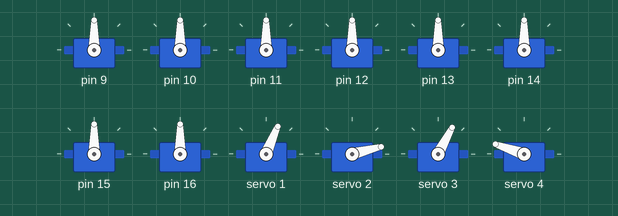
The sketch below on a simulated Arduino Uno, built for the host (arithmetic inside an expression is 32-bit, double 64-bit). Parts: 12 × servo. What the sketch prints to the serial monitor is not drawn.

Above: at 0.1 s.
At 0.6 s:
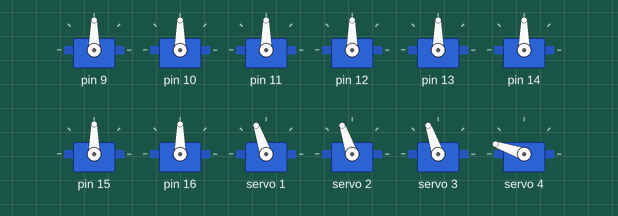
At 29.2 s:
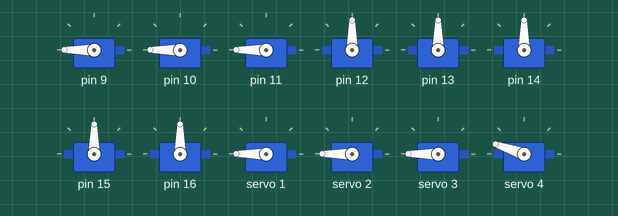
Timing chart, 0 to 30.7 s (numbered marks = the images above):
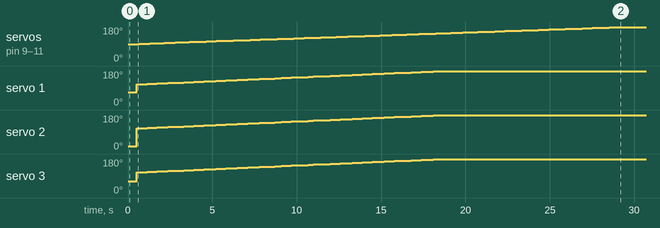

The sketch:

Together_Mk1.ino
```cpp
//  --------                 --------
// |  D9    |               |  D7    |
// | joint9 |               | joint7 |
//  ----- --------     --------- -----
//       |  Foot 3 |  |  Foot4 |
//       |  D8     |  |  D6    |
//       | joint10 |  | joint6 |
//        --------     --------
//       |  Foot2 |  |  Foot1  |
//       |  D2    |  |   D4    |
//       | joint2 |  |  joint4 |
//  ----- --------    --------- -----
// |  D3    |               |  D5    |
// | joint3 |               | joint5 |
//  --------                 --------
//                Front

#include <VarSpeedServo.h>
#include <FlexiTimer2.h>
#define I2CAdd 0x40 // Define the I2C address of PCA9685
#include "HCPCA9685.h" //Call PCA9685 library
HCPCA9685 HCPCA9685(I2CAdd);

const unsigned char SERVO_COUNT = 8;
VarSpeedServo servos[SERVO_COUNT];
const int SERVO_MIN_ANGLE = 0;
const int SERVO_MAX_ANGLE = 180;
const int HCPCA_MIN_ANGLE = 0;
const int HCPCA_MAX_ANGLE = 480;

void setup()
{
  for(int i=0; i < SERVO_COUNT;i++){
    servos[i].attach(9+i);
  }
  Serial.begin(9600);

  HCPCA9685.Init(SERVO_MODE);
  HCPCA9685.Sleep(false);

  initDefaultPositions();
  delay(500);
  FlexiTimer2::set(10, readValue);
  FlexiTimer2::start();
}

void initDefaultPositions(){
  int defaultAngles[8] = {150, 40, 140, 350, 250, 40, 160, 350};
  for(int i=0; i < SERVO_COUNT;i++){
    writeToHPCPA(i, defaultAngles[i]);
  }
}

void writeToHPCPA(unsigned char servoId, int angle){
  HCPCA9685.Servo(servoId + 1, angle);
}

void readValue(void)
{
  sei();
  for(int i=0;i<3;i++){
    Serial.println(String(i) + " moved to " + servos[i].read());
    writeToHPCPA(i, map(servos[i].read(), SERVO_MIN_ANGLE, SERVO_MAX_ANGLE, HCPCA_MIN_ANGLE, HCPCA_MAX_ANGLE));
  }
}

void loop()
{
  servos[0].write(180, 10, false);
  servos[1].write(180, 10, false);
  servos[2].write(180, 10, false);
  servos[0].wait();
  servos[1].wait();
  servos[2].wait();


  servos[0].write(0, 10, false);
  servos[1].write(0, 10, false);
  servos[2].write(0, 10, false);

  /*servos[0].write(150, 50, false);
  servos[1].write(10, 50, false);
  servos[2].write(170, 90, true);*/
}
```

Measured:
- by itself, servo on pin 9–11: moves from 90° to 180° over 28.5 s
- by itself, servo 1: moves from 67° to 180° over 17.9 s
- by itself, servo 2: moves from 14° to 180° over 17.9 s
- by itself, servo 3: moves from 62° to 180° over 17.9 s
